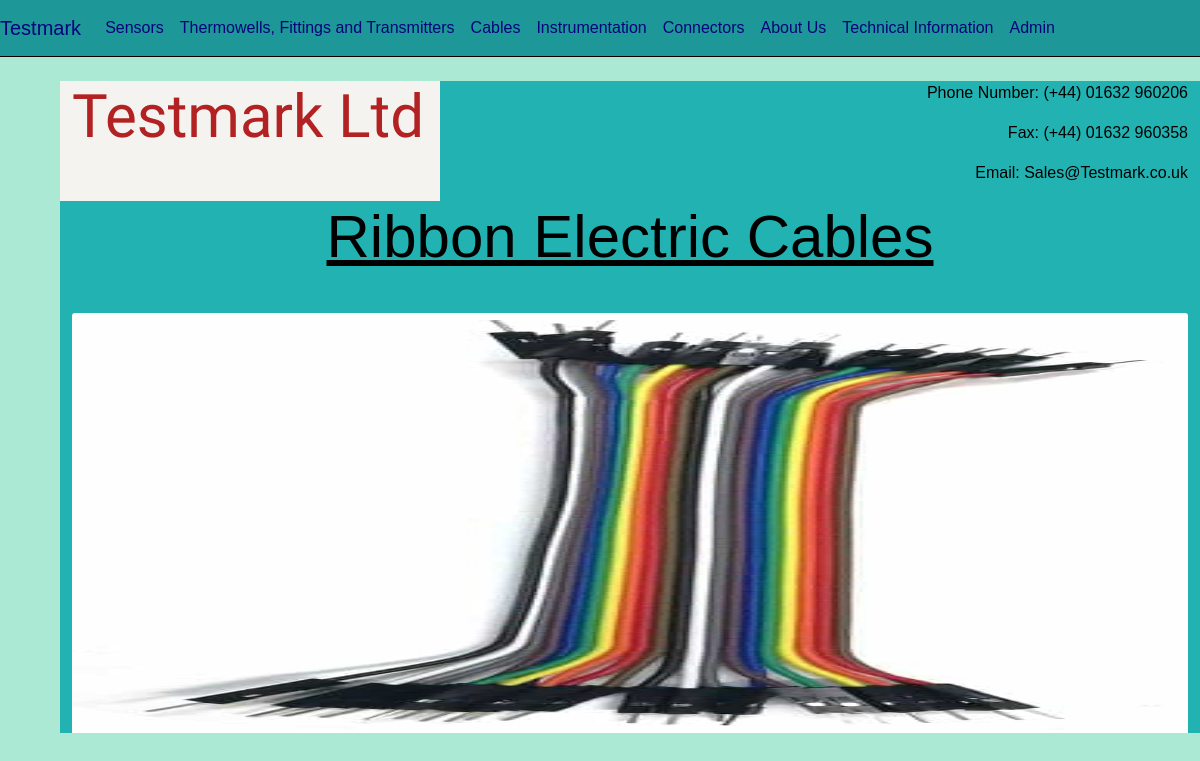
Screenshot of /testmark-product.php?id=2 with the database file from the repository.
### tables this page shows
CREATE TABLE `category` (
  `id` int(11) NOT NULL,
  `name` varchar(50) NOT NULL,
  `body` text NOT NULL
);

CREATE TABLE `product` (
  `id` int(11) NOT NULL,
  `name` varchar(100) NOT NULL,
  `image` varchar(200) NOT NULL,
  `card_text` varchar(300) NOT NULL,
  `category_id` int(11) NOT NULL
);

### commonNav.php (the view)
<?php
require_once("connection.php");
echo '<body>
<nav class="navbar navbar-expand-md" id="NN">
    <a href="index.php" class="navbar-brand" id="Brand">Testmark</a>
    <ul class="navbar-nav">';
$querry = "SELECT * from category";
$result = $db->query($querry);
foreach ($result as $row) {
    echo '<li class="nav-item">
    <a href="testmark-' . $row['name'] . '.php' . '" class="nav-link" id="NavL">' . $row['name'] . '</a>
    </li>';
}
echo '<li class="nav-item">
<a href="Testmark-about.php" class="nav-link" id="NavL5">About Us</a>
</li>
<li class="nav-item">
<a href="Testmark-technical.php" class="nav-link" id="NavL6">Technical Information</a>
</li>
<li class="nav-item">
<a href="testmark-admin.php" class="nav-link" id="NavL6">Admin</a>
</li>
</ul>
</nav>';

### testmark-product.php (shortened to what this page needs)
<?php
include_once("connection.php");
include("commonHead.php");
$idPage = $_GET["id"];
$querry = "SELECT * FROM product WHERE id =" . $idPage;
$result = $db->query($querry);
?>
</head>
<?php include("commonNav.php");
?>
<div class="container">
    <div class="row" id="Top">
        <div class="col-md-4 col-sm-6 col-xs-12" id="c1">
            <h1 id="logo">Testmark Ltd</h1>
        </div>
        <div class="col-md-8 col-sm-6 col-xs-12" id="c2">
            <p>
                Phone Number: (+44) 01632 960206
            <p>
                Fax: (+44) 01632 960358
            </p>
            <p>
                Email: Sales@Testmark.co.uk
            </p>
        </div>
    </div>
    <div class="row">
        <div class="col-12 title">
            <?php
            $querry = "SELECT * FROM product WHERE id =" . $idPage;
            $result = $db->query($querry);
            foreach ($result as $row) {
                $name = $row['name'];
                echo '<h1 class="titleText">' . ucfirst($name) . '</h1>';
            }
            ?>
        </div>
    </div>
    <div class="row">
        <div class="col-12 bg">
            <?php
            $querry = "SELECT * FROM product WHERE id =" . $idPage;
            $result = $db->query($querry);
            foreach ($result as $row) {
                $image = $row['image'];
            }
            echo '<img class="card-img-top" id="idcCable1"  src="image/' . $image . '" alt="Product Image">';
            ?>
        </div>
    </div>
    </body>
    </html>

### Testmark-styles.css (style rules this page uses)
body { background-color: #ace9d4; font-family: Helvetica, Arial, sans-serif; color: black; font-size: 1rem; }
h1 { font-size: 3.75rem; }
#logo { font-family: "Catamaran", sans-serif; color: firebrick; }
.container { margin-top: 2%; margin-bottom: 2%; margin-left: 5%; margin-right: 5%; }
#c1 { background-color: #f5f3f0; }
#c2 { background-color: #22b2b2; text-align: right; }
#NN { background-color: #1d9797; border-bottom: 0.1rem black solid; margin: 0%; padding-right: 0%; border-right: 0rem; }
#Brand, #NavL, #NavL1, #NavL2, #NavL3, #NavL4, #NavL5, #NavL6 { color: #04047c; }
#c6, #c8, #c12, #c15, .title, #c17 { background-color: #22b2b2; text-align: center; padding-bottom: 2rem; }
#ProductT1, #IDC1, #About, .titleText, #Tech { text-decoration: underline; }
#idcCable1 { max-height: 35vw; }
#f1, #f2, #f3, #f4, #f5, #c13, #c14, #c16, .bg { background-color: #22b2b2; }

### rows the page displays
category: name "Sensors"
category: name "Thermowells, Fittings and Transmitters"
category: name "Cables"
category: name "Instrumentation"
category: name "Connectors"
product: name "Ribbon Electric Cables", image (picture)
